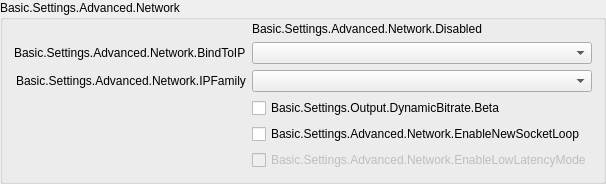
                 <widget class="QGroupBox" name="advNetworkGroupBox">
                  <property name="title">
                   <string>Basic.Settings.Advanced.Network</string>
                  </property>
                  <layout class="QFormLayout" name="formLayout_23">
                   <property name="fieldGrowthPolicy">
                    <enum>QFormLayout::AllNonFixedFieldsGrow</enum>
                   </property>
                   <property name="labelAlignment">
                    <set>Qt::AlignRight|Qt::AlignTrailing|Qt::AlignVCenter</set>
                   </property>
                   <property name="topMargin">
                    <number>2</number>
                   </property>
                   <item row="0" column="1">
                    <widget class="QLabel" name="advNetworkDisabled">
                     <property name="text">
                      <string>Basic.Settings.Advanced.Network.Disabled</string>
                     </property>
                    </widget>
                   </item>
                   <item row="1" column="0">
                    <widget class="QLabel" name="bindToIPLabel">
                     <property name="text">
                      <string>Basic.Settings.Advanced.Network.BindToIP</string>
                     </property>
                     <property name="buddy">
                      <cstring>bindToIP</cstring>
                     </property>
                    </widget>
                   </item>
                   <item row="1" column="1">
                    <widget class="QComboBox" name="bindToIP"/>
                   </item>
                   <item row="2" column="0">
                    <widget class="QLabel" name="ipFamilyLabel">
                     <property name="text">
                      <string>Basic.Settings.Advanced.Network.IPFamily</string>
                     </property>
                     <property name="buddy">
                      <cstring>ipFamily</cstring>
                     </property>
                    </widget>
                   </item>
                   <item row="2" column="1">
                    <widget class="QComboBox" name="ipFamily"/>
                   </item>
                   <item row="4" column="1">
                    <widget class="QCheckBox" name="enableNewSocketLoop">
                     <property name="text">
                      <string>Basic.Settings.Advanced.Network.EnableNewSocketLoop</string>
                     </property>
                    </widget>
                   </item>
                   <item row="5" column="1">
                    <widget class="QCheckBox" name="enableLowLatencyMode">
                     <property name="enabled">
                      <bool>false</bool>
                     </property>
                     <property name="text">
                      <string>Basic.Settings.Advanced.Network.EnableLowLatencyMode</string>
                     </property>
                    </widget>
                   </item>
                   <item row="4" column="0">
                    <spacer name="horizontalSpacer_7">
                     <property name="orientation">
                      <enum>Qt::Horizontal</enum>
                     </property>
                     <property name="sizeHint" stdset="0">
                      <size>
                       <width>170</width>
                       <height>1</height>
                      </size>
                     </property>
                    </spacer>
                   </item>
                   <item row="3" column="1">
                    <widget class="QCheckBox" name="dynBitrate">
                     <property name="toolTip">
                      <string>Basic.Settings.Output.DynamicBitrate.TT</string>
                     </property>
                     <property name="text">
                      <string>Basic.Settings.Output.DynamicBitrate.Beta</string>
                     </property>
                    </widget>
                   </item>
                  </layout>
                 </widget>
